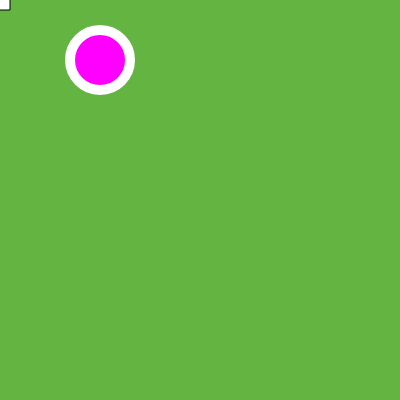
Frame 1 (no input)
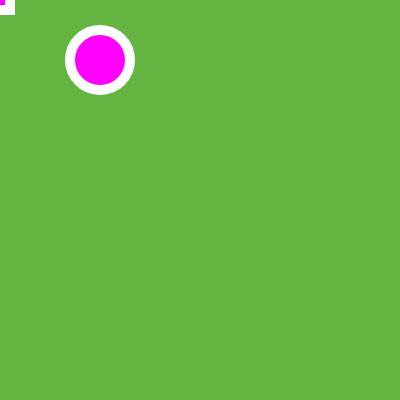
Frame 60 (no input)
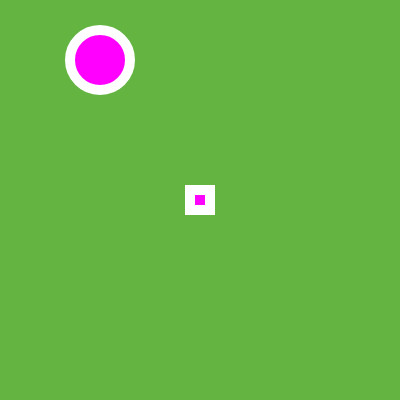
Frame 120 (the mouse pressed at the canvas centre since frame 60)

The p5.js sketch that drew these frames (run headless with seeded random() and noise() and a simulated clock; from frame 60 on, the mouse is pressed at the canvas centre):

// p5.js sketch
// ── sketch.js
function setup() {
    createCanvas(400, 400)
}

function draw() { 
    background(100, 180, 65)
    
    square(mouseX-10,mouseY-10,20)

    
    fill(255,0,255)
    stroke(255,255,255)
    strokeWeight(10)
    circle(100,60,60)
    
}
